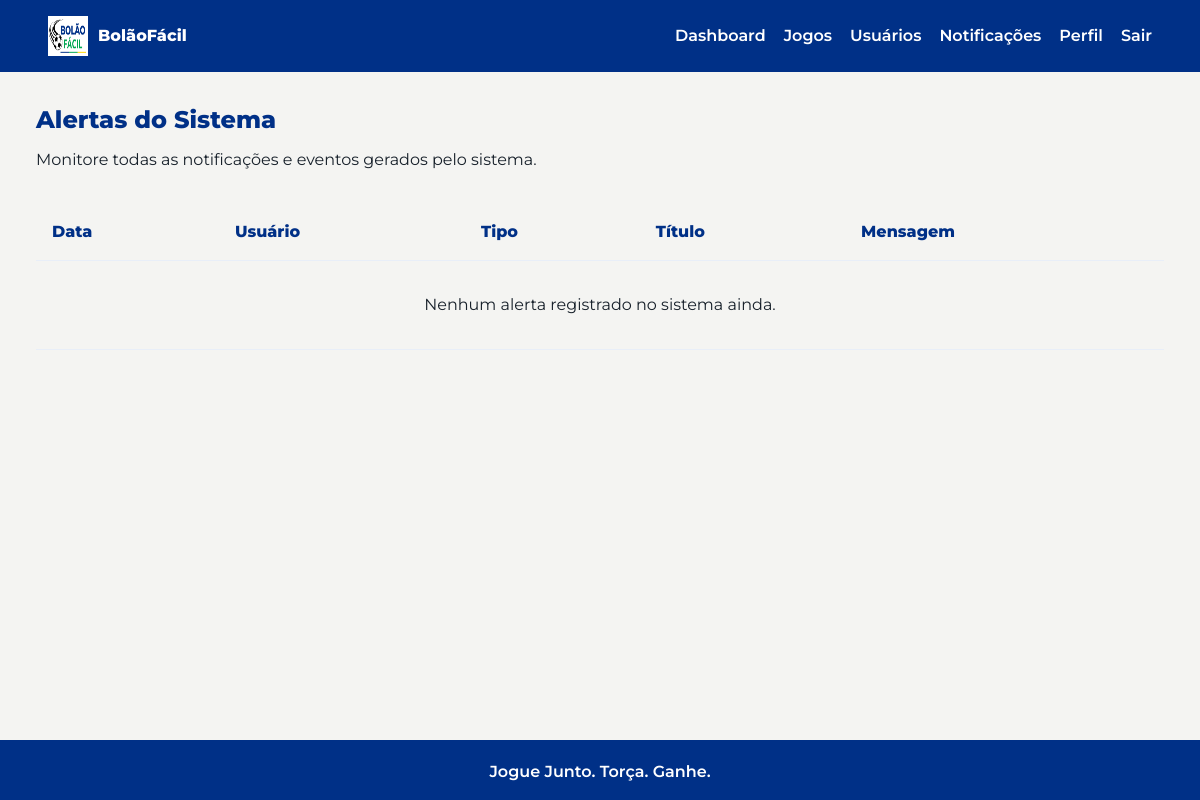
/admin/alerts (signed in), run on an earlier commit of the app's database.
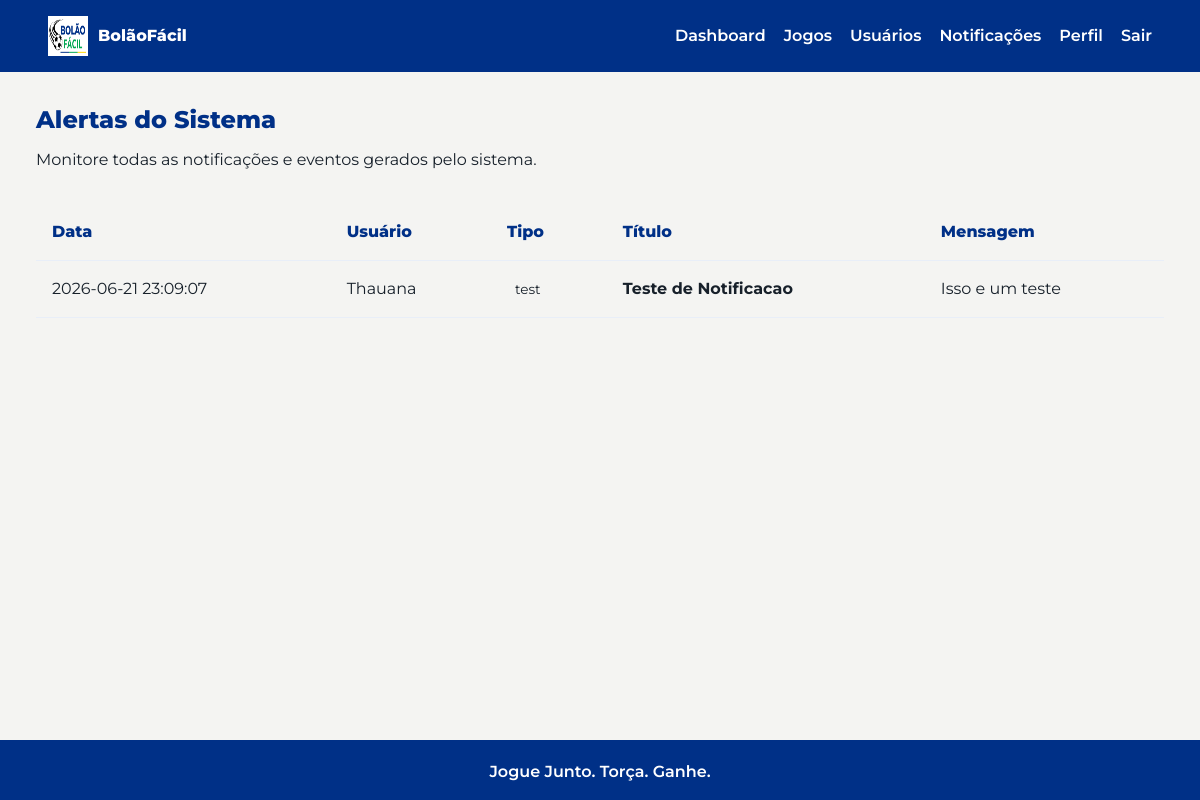
And on a later commit of the database.
### tables this page shows
CREATE TABLE notifications (
            id INTEGER PRIMARY KEY AUTOINCREMENT,
            user_id INTEGER NOT NULL,
            type TEXT NOT NULL,
            title TEXT NOT NULL,
            body TEXT,
            read INTEGER NOT NULL DEFAULT 0,
            extra_data TEXT,
            created_at TEXT NOT NULL DEFAULT CURRENT_TIMESTAMP,
            FOREIGN KEY (user_id) REFERENCES users(id) ON DELETE CASCADE
        );

CREATE TABLE users (
    id INTEGER PRIMARY KEY AUTOINCREMENT,
    name TEXT NOT NULL,
    email TEXT NOT NULL UNIQUE,
    whatsapp_phone TEXT,
    password_hash TEXT NOT NULL,
    created_at TEXT NOT NULL DEFAULT CURRENT_TIMESTAMP
, role TEXT NOT NULL DEFAULT 'user', notifications_enabled INTEGER NOT NULL DEFAULT 1, notification_prefs TEXT, reset_token TEXT, reset_token_expires_at TEXT);

### controllers/admin_controller.py (the view)
@admin_bp.route("/admin/alerts")
@admin_required
def alerts():
    from models.notification import Notification
    all_alerts = Notification.list_all(100)
    return render_template("admin/alerts.html", alerts=all_alerts)

### app.py (called while the page is built)
def get_db():
    if "db" not in g:
        database_url = current_app_config()["DATABASE_URL"]
        database_path = Path(database_url)
        database_path.parent.mkdir(parents=True, exist_ok=True)
        g.db = sqlite3.connect(database_path)
        g.db.row_factory = sqlite3.Row
        g.db.execute("PRAGMA foreign_keys = ON")
    return g.db

def current_app_config():
    from flask import current_app
    return current_app.config

@login_manager.user_loader
def load_user(user_id):
    return User.get_by_id(user_id)

### models/notification.py (called while the page is built)
def _db():
    from app import get_db
    return get_db()

    @staticmethod
    def list_all(limit=100):
        return _db().execute(
            """
            SELECT n.*, u.name as user_name
            FROM notifications n
            LEFT JOIN users u ON u.id = n.user_id
            ORDER BY n.created_at DESC
            LIMIT ?
            """,
            (limit,)
        ).fetchall()

### models/user.py (called while the page is built)
def _db():
    from app import get_db
    return get_db()

    @property
    def is_admin(self):
        return self.role == "admin"

### utils/csrf.py (called while the page is built)
def generate_csrf_token() -> str:
    if _CSRF_KEY not in session:
        session[_CSRF_KEY] = secrets.token_hex(32)
    return session[_CSRF_KEY]

### templates/admin/alerts.html (shortened to what this page needs)
{% extends "base.html" %}
{% block content %}
<section class="content-head">
  <h1>Alertas do Sistema</h1>
  <p>Monitore todas as notificações e eventos gerados pelo sistema.</p>
</section>
<section class="table-section" style="margin-top: 2rem;">
  <table style="width: 100%; border-collapse: collapse; text-align: left;">
    <thead>
      <tr style="border-bottom: 2px solid var(--border-color);">
        <th style="padding: 1rem;">Data</th>
        <th style="padding: 1rem;">Usuário</th>
        <th style="padding: 1rem;">Tipo</th>
        <th style="padding: 1rem;">Título</th>
        <th style="padding: 1rem;">Mensagem</th>
      </tr>
    </thead>
    <tbody>
      {% for alert in alerts %}
      <tr style="border-bottom: 1px solid var(--border-color);">
        <td style="padding: 1rem; white-space: nowrap;">{{ alert.created_at }}</td>
        <td style="padding: 1rem;">{{ alert.user_name or 'Sistema' }}</td>
        <td style="padding: 1rem;">
          <span style="background: var(--bg-card); padding: 0.2rem 0.5rem; border-radius: 4px; border: 1px solid var(--border-color); font-size: 0.85rem;">
            {{ alert.type }}
          </span>
        </td>
        <td style="padding: 1rem;"><strong>{{ alert.title }}</strong></td>
        <td style="padding: 1rem; color: var(--text-color-muted);">{{ alert.body }}</td>
      </tr>
      {% else %}
      <tr><td colspan="5" style="padding: 2rem; text-align: center; color: var(--text-color-muted);">Nenhum alerta registrado no sistema ainda.</td></tr>
      {% endfor %}
    </tbody>
  </table>
</section>
{% endblock %}

What changed in the data, as far as the page shows it:
added notifications: created_at "2026-06-21 23:09:07", name "Thauana", type "test", title "Teste de Notificacao", body "Isso e um teste"
Also different on the page:
text no longer shown: "Nenhum alerta registrado no sistema ainda."
